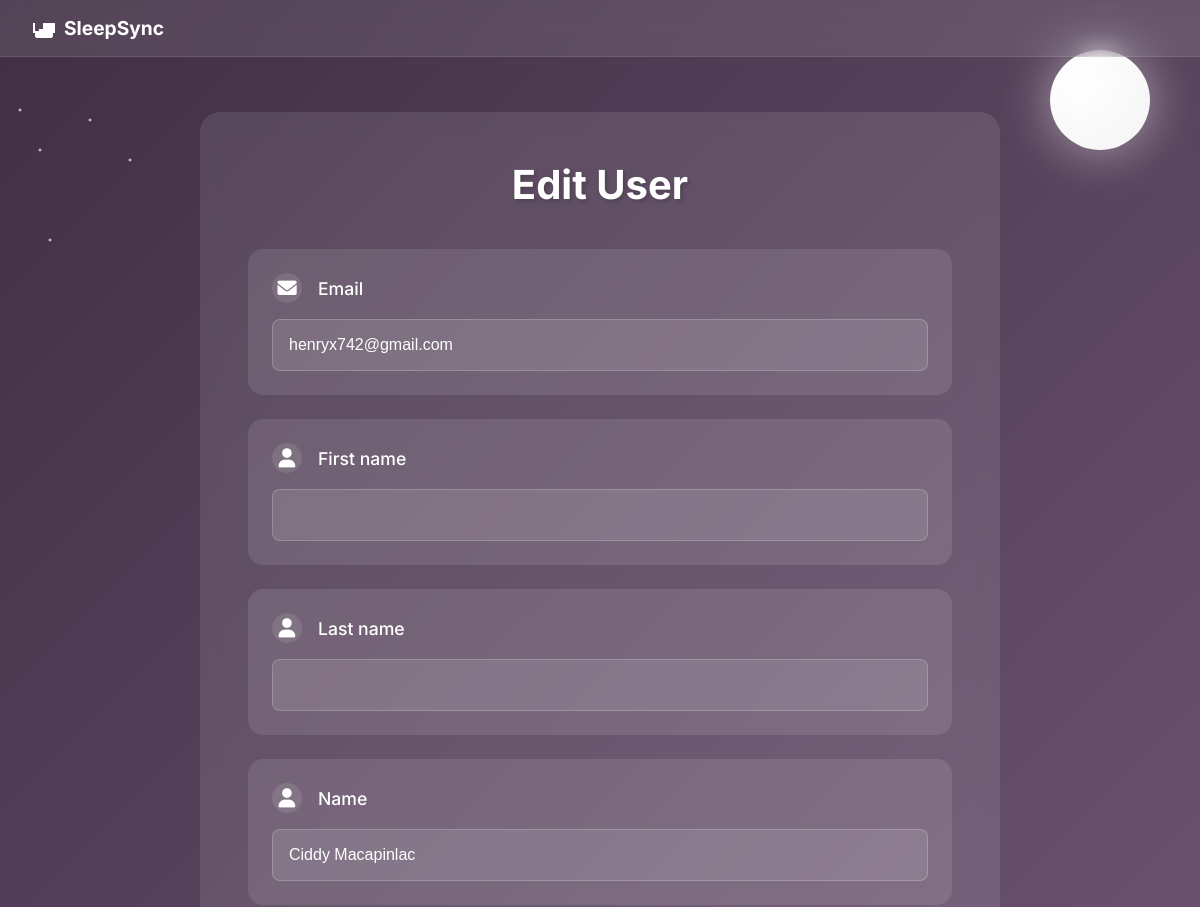
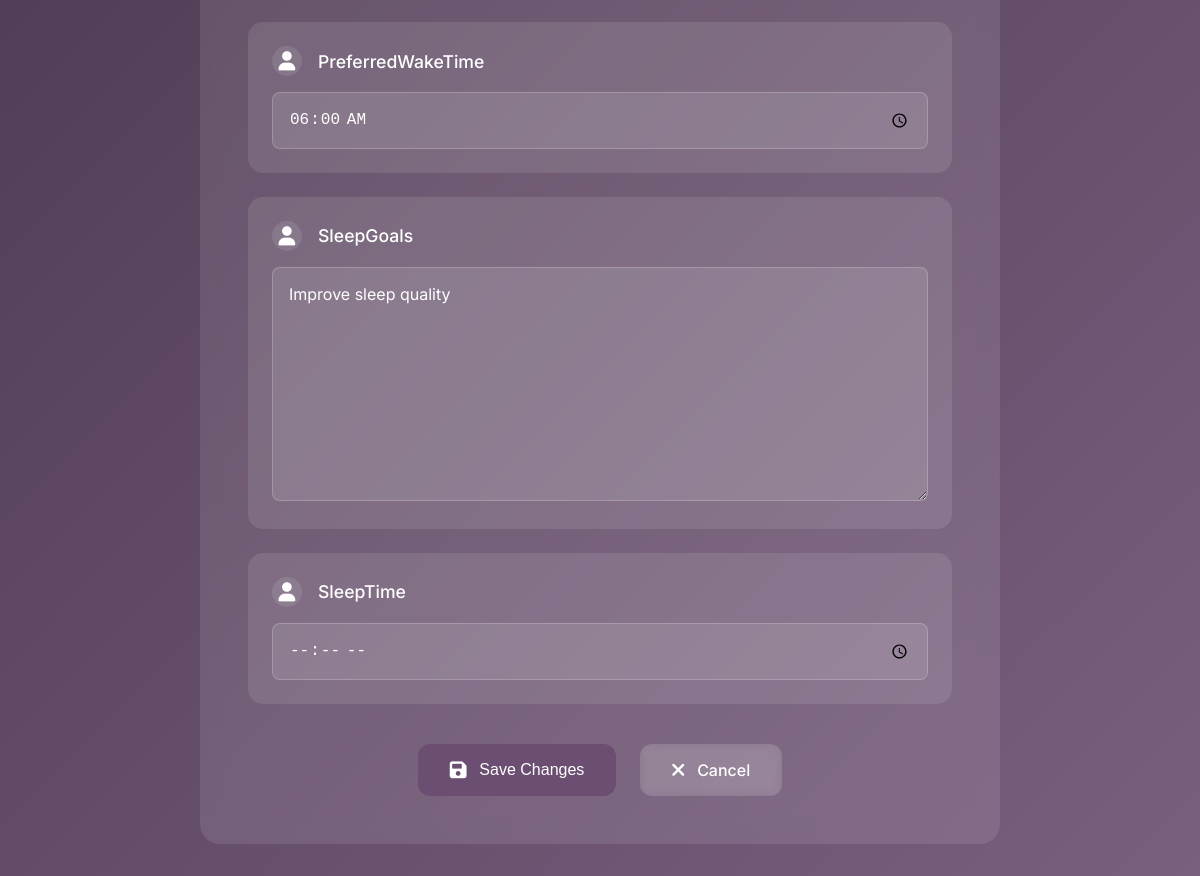
The page /tracker/users/1/edit/ on the database its author committed (2 pictures, top to bottom).
### tracker/models.py (models this page shows, shortened)
class User(AbstractBaseUser):
    userID = models.AutoField(primary_key=True)  # Explicitly define the primary key
    email = models.EmailField(unique=True)
    first_name = models.CharField(max_length=30, blank=True)
    last_name = models.CharField(max_length=30, blank=True)
    name = models.CharField(max_length=100, blank=True)
    preferredWakeTime = models.TimeField(null=True, blank=True)
    wake_time = models.TimeField(null=True, blank=True)
    sleepTime = models.TimeField(null=True, blank=True)
    sleepGoals = models.TextField(blank=True)
    is_active = models.BooleanField(default=True)
    is_staff = models.BooleanField(default=True)  # Fix the syntax error
    objects = UserManager()
    USERNAME_FIELD = 'email'
    REQUIRED_FIELDS = ['first_name', 'last_name']

### tracker/views.py (the view)
# urls.py: path('users/<int:pk>/edit/', views.user_update, name='user_update'),
def user_update(request, pk):
    user = get_object_or_404(User, pk=pk)
    if request.method == 'POST':
        form = UserForm(request.POST, instance=user)
        if form.is_valid():
            form.save()
            return redirect('user_list')
    else:
        form = UserForm(instance=user)
    return render(request, 'tracker/user_form.html', {'form': form})

### tracker/forms.py
class UserForm(forms.ModelForm):
    class Meta:
        model = User
        fields = ['email', 'first_name', 'last_name', 'name', 'preferredWakeTime', 'sleepGoals', 'sleepTime']
        widgets = {
            'preferredWakeTime': forms.TimeInput(attrs={'type': 'time'}),
            'wake_time': forms.TimeInput(attrs={'type': 'time'}),
            'sleepTime': forms.TimeInput(attrs={'type': 'time'}),
        }

### tracker/templates/tracker/user_form.html (shortened to what this page needs)
<!DOCTYPE html>
<html lang="en">
<head>
    <link rel="stylesheet" href="https://cdnjs.cloudflare.com/ajax/libs/font-awesome/6.0.0/css/all.min.css">
</head>
<body>
    <nav class="nav-bar">
        <div class="nav-content">
            <a href="{% url 'landing_page' %}" class="nav-logo">
                <svg viewBox="0 0 24 24">
                    <path d="M19 7h-8v8H3V7H1v10h2v3c0 1.1.9 2 2 2h14c1.1 0 2-.9 2-2v-3h2V7h-2zM7 19h10v-6H7v6z"/>
                </svg>
                <span>SleepSync</span>
            </a>
        </div>
    </nav>
    <div class="stars"></div>
    <div class="moon"></div>
    <div class="main-content">
        <div class="container">
            <h2>{% if form.instance.pk %}Edit User{% else %}Add New User{% endif %}</h2>
            <form method="post">
                {% for field in form %}
                <div class="form-group">
                    <label for="{{ field.id_for_label }}">
                        <i class="fas {% if field.name == 'username' %}fa-user{% elif field.name == 'email' %}fa-envelope{% elif field.name == 'password' %}fa-lock{% else %}fa-user{% endif %}"></i>
                        {{ field.label }}
                    </label>
                    {{ field }}
                </div>
                {% endfor %}
                <div class="buttons">
                    <button type="submit" class="btn btn-primary">
                        <i class="fas fa-save"></i>Save Changes
                    </button>
                    <a href="{% url 'admin_dashboard' %}" class="btn">
                        <i class="fas fa-times"></i>Cancel
                    </a>
                </div>
            </form>
        </div>
    </div>
</body>
</html>

### tracker/templates/tracker/user_form.html (style rules this page uses)
:root { --primary: #6b4e71; --primary-light: #9b6b9e; --text: #2c1810; --gradient-start: rgba(44, 24, 48, 0.9); --gradient-end: rgba(107, 78, 113, 0.9); }
* { margin: 0; padding: 0; box-sizing: border-box; }
body { font-family: 'Inter', sans-serif; min-height: 100vh; background: linear-gradient(135deg, var(--gradient-start) 0%, var(--gradient-end) 100%), url('/api/placeholder/1920/1080'); background-size: cover; background-position: center; background-repeat: no-repeat; background-attachment: fixed; color: white; padding-top: 80px; }
.nav-bar { position: fixed; top: 0; left: 0; width: 100%; background: rgba(255, 255, 255, 0.1); backdrop-filter: blur(10px); z-index: 1000; padding: 1rem 0; border-bottom: 1px solid rgba(255, 255, 255, 0.1); }
.nav-content { max-width: 1200px; margin: 0 auto; display: flex; justify-content: space-between; align-items: center; padding: 0 2rem; }
.nav-logo { display: flex; align-items: center; gap: 8px; color: white; text-decoration: none; transition: transform 0.3s ease; }
.nav-logo svg { width: 24px; height: 24px; fill: white; }
.nav-logo span { font-weight: bold; font-size: 1.2rem; }
.stars { position: fixed; width: 100%; height: 100%; pointer-events: none; background: radial-gradient(2px 2px at 20px 30px, white, rgba(0,0,0,0)), radial-gradient(2px 2px at 40px 70px, white, rgba(0,0,0,0)), radial-gradient(2px 2px at 50px 160px, white, rgba(0,0,0,0)), radial-gradient(2px 2px at 90px 40px, white, rgba(0,0,0,0)), radial-gradient(2px 2px at 130px 80px, white, rgba(0,0,0,0)); animation: twinkle 5s infinite; z-index: 0; }
.moon { position: fixed; top: 50px; right: 50px; width: 100px; height: 100px; background: radial-gradient(circle at 30% 30%, #ffffff, #f4f4f4); border-radius: 50%; box-shadow: 0 0 50px rgba(255, 255, 255, 0.5); animation: moonGlow 4s infinite ease-in-out; z-index: 0; }
.main-content { min-height: calc(100vh - 80px); display: flex; align-items: center; justify-content: center; padding: 2rem; position: relative; z-index: 1; }
.container { width: 100%; max-width: 800px; background: rgba(255, 255, 255, 0.1); backdrop-filter: blur(10px); padding: 3rem; border-radius: 20px; animation: fadeIn 1s ease-out; }
h2 { font-size: 2.5rem; color: white; text-align: center; margin-bottom: 2.5rem; text-shadow: 2px 2px 4px rgba(0, 0, 0, 0.2); }
.form-group { background: rgba(255, 255, 255, 0.1); padding: 1.5rem; border-radius: 15px; margin-bottom: 1.5rem; transition: all 0.3s ease; animation: slideIn 0.6s ease-out backwards; }
.form-group:nth-child(2) { animation-delay: 0.2s; }
.form-group:nth-child(3) { animation-delay: 0.4s; }
.form-group:nth-child(4) { animation-delay: 0.6s; }
.form-group label { display: flex; align-items: center; gap: 1rem; color: white; font-weight: 500; margin-bottom: 1rem; font-size: 1.1rem; }
.form-group label i { font-size: 1.2rem; width: 30px; height: 30px; display: flex; align-items: center; justify-content: center; background: rgba(255, 255, 255, 0.1); border-radius: 50%; transition: all 0.3s ease; }
.form-group input { width: 100%; padding: 1rem; background: rgba(255, 255, 255, 0.1); border: 1px solid rgba(255, 255, 255, 0.2); border-radius: 8px; color: white; font-size: 1rem; transition: all 0.3s ease; }
.buttons { display: flex; gap: 1.5rem; margin-top: 2.5rem; justify-content: center; }
.btn { display: inline-flex; align-items: center; gap: 0.8rem; padding: 1rem 2rem; color: white; text-decoration: none; border: none; border-radius: 12px; font-size: 1rem; font-weight: 500; cursor: pointer; transition: all 0.3s ease; background: rgba(255, 255, 255, 0.1); backdrop-filter: blur(5px); }
.btn i { font-size: 1.2rem; transition: transform 0.3s ease; }
.btn-primary { background: var(--primary); }
textarea { width: 100%; padding: 1rem; background: rgba(255, 255, 255, 0.1) !important; border: 1px solid rgba(255, 255, 255, 0.2) !important; border-radius: 8px; color: white !important; font-size: 1rem; font-family: 'Inter', sans-serif; min-height: 100px; resize: vertical; transition: all 0.3s ease; }

### rows shown on the page
User: form "henryx742@gmail.com" "Ciddy Macapinlac" "06:00:00" "Improve sleep quality"

### other values the page prints
{{ field.label }} "Email" "First name" "Last name" "Name" "PreferredWakeTime" "SleepGoals" "SleepTime"
